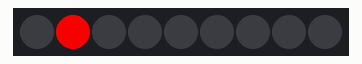
Bench run of a sketch on a simulated Arduino Uno, built with avr-gcc and run on an emulated ATmega328P. Parts: 9 RGB LEDs in strip order, left to right. Dim RGB values are drawn brighter than linear; random numbers use the default seed unless the sketch sets one.

Above: at 0.46 s.
At 21.49 s:
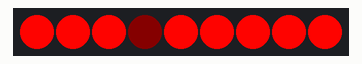
At 36.91 s:
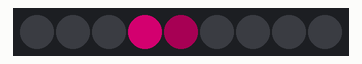
At 38.14 s:
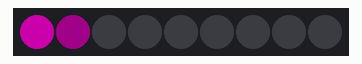
At 38.75 s:
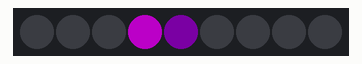
At 39.66 s:
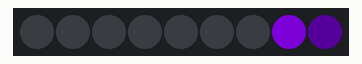

The sketch:

RomanHat1.ino
```cpp
//#include <TimerOne.h>
//#include "Button.h"
#include "SPI.h"
#include "Adafruit_WS2801.h"

//
//  Roman Helmet - Only 9 Lights. No keypad and no accelerometer
//
/*****************************************************************************/
//
// Set Up Pins
//
// 2 pins for clock and data of lights.
//
#define dataPin 9       // 'yellow' wire
#define clockPin 8      // 'green' wire

#define numLights 9      // number of panel lights

// framebuffers
uint32_t current_frame[numLights];
uint32_t next_frame[numLights];

// Set the first variable to the NUMBER of pixels.
Adafruit_WS2801 strip = Adafruit_WS2801(numLights, dataPin, clockPin);

// Hat colors

int foreColor  = 84;   // Starting foreground color
int backColor = 168;   // Starting background color
#define MaxColor 255   // Colors go from 0 to 255


// Shows

int wait=6;    // index to keep track of delay time
#define maxWait 12     // Number of stored delay times

//
// Setup
//

void setup() {

  //Serial.begin(9600);
  //Serial.println("Start");

  // Start up the LED counter
  strip.begin();

  // Update the strip, to start they are all 'off'
  clear();
  strip.show();
}


void loop() {

  // Start with a fun random show

  switch(random(6)) {

    case 0:
      allOn(random(20,100));
      break;
    case 1:
      randomfill(random(5,20));
      break;
    case 2:
      twocolor(random(1,30)*10000);
      break;
    case 3:
      rainbowshow(random(100,500));
      break;
    case 4:
      lightwave(random(10,50));
      break;
    case 5:
      lightrunup(random(10,40));
      break;
  }

  // Then a break with all the lights off
//  clear();
//  strip.show();
//  delay(random(1,4)*10000);  // Hopefully 10-1200 seconds
}

/*
 * set all cells to black but don't call show yet
 * ignores buffering
 */
void clear() {
  for (int i=0; i<numLights; i++) {
    strip.setPixelColor(i, Color(0,0,0));
    setPixelColor(i, Color(0,0,0));
  }
}

/*
 * Fades lights to black over fade time
 */
void clearWithFade(int fadeTime) {
  for (int i=0; i<numLights; i++) {
    setPixelColor(i, Color(0,0,0));
  }
  morph_frame(fadeTime);
}

/*
 * All On
 *
 * Simply turns all the pixes on to a random color and then cycles
 *
 */

void allOn (int cycles) {
   for (int count = 0; count < cycles; count++) {
    for (int i=0; i < strip.numPixels(); i++) {
      setPixelColor(i, Wheel(foreColor));
    }
    morph_frame(GetDelayTime(wait));

    if (!random(100)) { if (wait++ > maxWait) wait = 0; }
    foreColor = (foreColor + 5) % MaxColor;
  }
  clearWithFade(1000);
}

/*
 * randomfill: randomly fills in pixels from blank to all on
 * then takes them away random until blank
 */

void randomfill(int cycles) {
  int i, j, save;
  byte shuffle[numLights];  // Will contain a shuffle of 0 to totPixels

  for (int count = 0; count < cycles; count++) {

    // Shuffle sort to determine order to turn on lights
    for (i=0; i < numLights; i++) shuffle[i] = i; // before shuffle
    for (i=0; i < numLights; i++) {  // here's position
      j = random(numLights);       // there's position
      save = shuffle[i];
      shuffle[i] = shuffle[j];     // first swap
      shuffle[j] = save;           // second swap
    }
    // Blank the screen
    clear();
    strip.show();
    delay(GetDelayTime(wait));

    // Turn on lights one at a time
    for (i=0; i < numLights; i++) {
      setPixelColor(shuffle[i], Wheel(foreColor));
      morph_frame(GetDelayTime(wait));
    }
    // Turn off lights one at a time
    for (i=0; i < numLights; i++) {
      setPixelColor(shuffle[numLights-i-1], Color(0,0,0));
      morph_frame(GetDelayTime(wait));
    }
    // Possibly new delay
    if (!random(2)) { wait = random(0,maxWait); }
  }
}

/*
 * randomcolors: turns each pixel on to a random color
 */

void randomcolors(long time) {
  for (int i=0; i < numLights; i++) setPixelColor(i, Wheel(random(MaxColor)));
  morph_frame(1000);
  delay(time);
  clearWithFade(1000);
}

/*
 * twocolor: alternates the color of pixels between two colors
 */

void twocolor(long time) {
  for (int i=0; i < numLights; i++) {
    if (i%2) { setPixelColor(i, Wheel(foreColor)); }
    else { setPixelColor(i, Wheel(backColor)); }
  }
  morph_frame(1000);
  delay(time);
  clearWithFade(1000);
  backColor = (backColor + 50) % MaxColor;
}

/*
 * rainbowshow: fills the spines with a gradient rainbow
 * over time, the starting color changes
 */

void rainbowshow(int cycles) {

  for (int count = 0; count < cycles; count++) {
    //int diff = abs(foreColor - backColor);
    int diff = MaxColor;
    for (int i=0; i < strip.numPixels(); i++) {
      setPixelColor(i, Wheel(((i*diff / strip.numPixels())+foreColor) % diff));
    }
    morph_frame(GetDelayTime(wait));
    foreColor = (foreColor + 5) % MaxColor;

    // Possibly new delay
    if (!random(10)) { if (wait++ > maxWait) wait = 0; }
  }
  clearWithFade(1000);
}

/*
 * visit each light in order and illuminate its neighbors
 * ignores buffering
 */
void unit_test() {

  for (int i=0; i<numLights; i++) {
    clear();
    strip.setPixelColor(i, Color(255,0,0));
    strip.show();
    delay(500);
  }
}

/*
 * lightwave - Just one pixel traveling from 0 to 10
 */

void lightwave(int cycles) {

  for (int count = 0; count < cycles; count++) {
    for (int i=0; i < numLights; i++) {
      for (int j=0; j < numLights; j++) {
        if (i == j) { setPixelColor(j, Wheel(foreColor)); }
        else { setPixelColor(j, Color(0,0,0)); }
      }
      morph_frame(GetDelayTime(wait));
      if (!random(100)) wait = (wait + 1) % maxWait;
      if (!random(10)) foreColor = (foreColor + 5) % MaxColor;
    }
  }
}

/*
 * lightrunup. Show where the lights fill up one at time
 */

void lightrunup(int cycles) {
  int i,j,k,count;

  for (count = 0; count < cycles; count++) {
    for (k=numLights; k > 0; k--) {
      for (i=0; i < k; i++) {
        for (j=0; j < k; j++) {
          if (i == j) { setPixelColor(j, Wheel(foreColor)); }
          else { setPixelColor(j, Color(0,0,0)); }
        }
        morph_frame(GetDelayTime(wait));
        if (!random(100)) wait = (wait + 1) % maxWait;
        if (!random(10)) foreColor = (foreColor + 5) % MaxColor;
      }
    }
  }
  clearWithFade(1000);
}

//
// Frame displays. Basically gradually changes image from previous frame to next frame.
// More pleasing to the eye.
//
// Code from Greg and Robie
//

void draw_frame(int delay_ms) {
  for (int i = 0; i < numLights; i++) {
    strip.setPixelColor(i, next_frame[i] & 0xffffff);
    current_frame[i] = next_frame[i];
  }
  strip.show();
  delay(delay_ms);
}

void draw_frame() {
  draw_frame(250);
}

#define FRAME_MSEC 100
#define MORPH_STEPS 25
#define STEP_LENGTH 10

void morph_frame(int msec) {
  int steps = msec / STEP_LENGTH;
  int deltas[numLights][3];
  for (int i = 0; i < numLights; i++) {
    for (int j = 0; j < 3; j++) {
      uint32_t old_color = (current_frame[i] >> (j * 8)) & 0xff;
      uint32_t new_color = (next_frame[i] >> (j * 8)) & 0xff;
      deltas[i][j] = (int)new_color - (int)old_color;
    }
  }

  for (int t = 1; t < steps; t++) {
    for (int i = 0; i < numLights; i++) {
      uint32_t color = 0;
      for (int j = 0; j < 3; j++) {
        uint32_t old_color = (current_frame[i] >> (j * 8)) & 0xff;
        color |= ((old_color + (deltas[i][j] * t / steps)) & 0xff) << (8 * j);
      }
      strip.setPixelColor(i, color);
    }
    strip.show();
    delay(STEP_LENGTH);
  }
  for (int i = 0; i < numLights; i++) {
    current_frame[i] = next_frame[i];
    strip.setPixelColor(i, current_frame[i]);
  }
  strip.show();
  delay(STEP_LENGTH);
}

void setPixelColor(int pos, uint32_t color) {
  next_frame[pos] = color;
}

void fill(uint32_t color) {
  for (int i = 0; i < numLights; i++) {
    setPixelColor(i, color);
  }
}

/*
 * Get Delay Time - Returns a delay time from an array.
 */

int GetDelayTime(int wait) {
  int DelayValues[maxWait] = { 10, 20, 40, 60, 80, 100, 150, 200, 300, 500, 750, 1000 };
  if (wait < maxWait) { return (DelayValues[wait]); } else { return (DelayValues[maxWait]); }
}

void rainbow(uint8_t wait) {
  int i, j;

  for (j=0; j < 96 * 3; j++) {     // 3 cycles of all 96 colors in the wheel
    for (i=0; i < strip.numPixels(); i++) {
      strip.setPixelColor(i, Wheel( (i + j) % 96));
    }
    strip.show();   // write all the pixels out
    delay(wait);
  }
}

// Slightly different, this one makes the rainbow wheel equally distributed
// along the chain
void rainbowCycle(uint8_t frame, uint8_t wait) {
  int i;
  for (i=0; i < strip.numPixels(); i++) {
      // tricky math! we use each pixel as a fraction of the full 96-color wheel
      // (thats the i / strip.numPixels() part)
      // 24 and division is to get the repeat pattern just right
      // the % 96 is to make the wheel cycle around
     strip.setPixelColor(i, Wheel(((i*24 / strip.numPixels()) + frame) % 96) );
  }
  strip.show();   // write all the pixels out
  delay(wait);
}

// fill the dots one after the other with said color
// good for testing purposes
void colorWipe(uint16_t c, uint8_t wait) {
  int i;

  for (i=0; i < strip.numPixels(); i++) {
      strip.setPixelColor(i, c);
  }
  strip.show();
  delay(wait);
}


/* Helper functions */

// Create a 24 bit color value from R,G,B
uint32_t Color(byte r, byte g, byte b)
{
  uint32_t c;
  c = r;
  c <<= 8;
  c |= g;
  c <<= 8;
  c |= b;
  return c;
}

//Input a value 0 to 255 to get a color value.
//The colours are a transition r - g -b - back to r
uint32_t Wheel(byte WheelPos)
{
  if (WheelPos < 85) {
   return Color(WheelPos * 3, 255 - WheelPos * 3, 0);
  } else if (WheelPos < 170) {
   WheelPos -= 85;
   return Color(255 - WheelPos * 3, 0, WheelPos * 3);
  } else {
   WheelPos -= 170;
   return Color(0, WheelPos * 3, 255 - WheelPos * 3);
  }
}

//Input a value 0 to 255 to get a color value.
//The colours are a transition r - g -b - back to r
//Furthermore, the colors are attenuated:
//3=full strength, 2=2/3rd strength, 1=1/3rd strength, 0=barely on
uint32_t GradientWheel(byte WheelPos, int strength)
{
  int r,g,b;
  int s[4] = { 2, 10, 50, 255 };  // This is the attenuation percent

  if (WheelPos < 85) {
   r = WheelPos * 3;
   g = 255 - WheelPos *3;
   b = 0;
  } else if (WheelPos < 170) {
   WheelPos -= 85;
   r = 255 - WheelPos *3;
   g = 0;
   b = WheelPos * 3;
  } else {
   WheelPos -= 170;
   r = 0;
   g = WheelPos * 3;
   b = 255 - WheelPos *3;
  }

  // Attenuate r,g,b
  r = r * s[strength] / 100;
  g = g * s[strength] / 100;
  b = b * s[strength] / 100;
  return Color(r,g,b);
}
```
